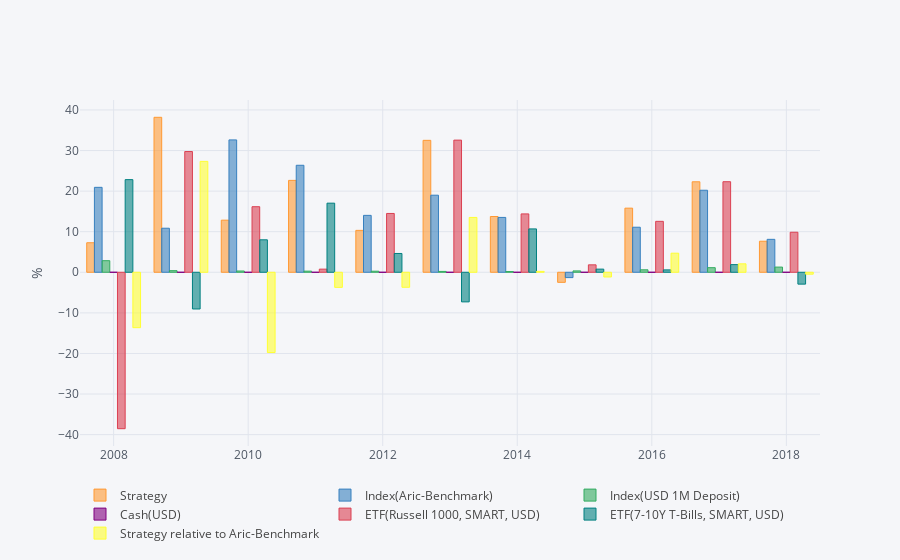

Here is the notebook cell this chart was saved with:
### Code cell
levels = (1 + cumulative_performance / 100)
annual_rets = (levels.resample('Y').last() / levels.resample('Y').first() - 1)

    
annual_rets['Strategy relative to Aric-Benchmark'] = annual_rets['Strategy'] - annual_rets[aric]
annual_rets.index = annual_rets.index.year
annual_rets *= 100
annual_rets.iplot(kind='bar', legend={'orientation': 'h'}, yTitle='%')

### Figure 1 — Plotly figure (JSON) as saved in the notebook; plotly's stock layout.template omitted (floating-point values rounded to 4 significant figures)
{"data": [{"marker": {"color": "rgba(255, 153, 51, 0.6)", "line": {"color": "rgba(255, 153, 51, 1.0)", "width": 1}}, "name": "Strategy", "orientation": "v", "text": "", "type": "bar", "uid": "09e421b1-13a3-49e1-8b4e-7f1cb6557fad", "x": [2008, 2009, 2010, 2011, 2012, 2013, 2014, 2015, 2016, 2017, 2018], "y": [7.278, 38.18, 12.84, 22.64, 10.33, 32.51, 13.74, -2.481, 15.8, 22.29, 7.648]}, {"marker": {"color": "rgba(55, 128, 191, 0.6)", "line": {"color": "rgba(55, 128, 191, 1.0)", "width": 1}}, "name": "Index(Aric-Benchmark)", "orientation": "v", "text": "", "type": "bar", "uid": "92ef8a9f-9206-4b60-ae56-4808ac51787d", "x": [2008, 2009, 2010, 2011, 2012, 2013, 2014, 2015, 2016, 2017, 2018], "y": [20.93, 10.86, 32.62, 26.36, 14.02, 18.99, 13.52, -1.318, 11.1, 20.21, 8.117]}, {"marker": {"color": "rgba(50, 171, 96, 0.6)", "line": {"color": "rgba(50, 171, 96, 1.0)", "width": 1}}, "name": "Index(USD 1M Deposit)", "orientation": "v", "text": "", "type": "bar", "uid": "4cd6f10b-ae49-4611-a46c-8356c4b1c270", "x": [2008, 2009, 2010, 2011, 2012, 2013, 2014, 2015, 2016, 2017, 2018], "y": [2.854, 0.3922, 0.3147, 0.2769, 0.2613, 0.2102, 0.1754, 0.3351, 0.6077, 1.131, 1.279]}, {"marker": {"color": "rgba(128, 0, 128, 0.6)", "line": {"color": "rgba(128, 0, 128, 1.0)", "width": 1}}, "name": "Cash(USD)", "orientation": "v", "text": "", "type": "bar", "uid": "a346a6cd-6efa-42ac-95fa-70b2e619a058", "x": [2008, 2009, 2010, 2011, 2012, 2013, 2014, 2015, 2016, 2017, 2018], "y": [0, 0, 0, 0, 0, 0, 0, 0, 0, 0, 0]}, {"marker": {"color": "rgba(219, 64, 82, 0.6)", "line": {"color": "rgba(219, 64, 82, 1.0)", "width": 1}}, "name": "ETF(Russell 1000, SMART, USD)", "orientation": "v", "text": "", "type": "bar", "uid": "2ceb9aa2-3517-4bae-a27c-f3a7cfea92a1", "x": [2008, 2009, 2010, 2011, 2012, 2013, 2014, 2015, 2016, 2017, 2018], "y": [-38.54, 29.75, 16.15, 0.7724, 14.49, 32.56, 14.38, 1.831, 12.55, 22.31, 9.869]}, {"marker": {"color": "rgba(0, 128, 128, 0.6)", "line": {"color": "rgba(0, 128, 128, 1.0)", "width": 1}}, "name": "ETF(7-10Y T-Bills, SMART, USD)", "orientation": "v", "text": "", "type": "bar", "uid": "b6e21c5a-c1e1-4807-a41a-a47072e946ab", "x": [2008, 2009, 2010, 2011, 2012, 2013, 2014, 2015, 2016, 2017, 2018], "y": [22.83, -9.045, 8.001, 17.03, 4.632, -7.297, 10.68, 0.7774, 0.5897, 1.888, -2.923]}, {"marker": {"color": "rgba(255, 255, 51, 0.6)", "line": {"color": "rgba(255, 255, 51, 1.0)", "width": 1}}, "name": "Strategy relative to Aric-Benchmark", "orientation": "v", "text": "", "type": "bar", "uid": "68dea7ac-892b-4605-b612-9649dd76e50f", "x": [2008, 2009, 2010, 2011, 2012, 2013, 2014, 2015, 2016, 2017, 2018], "y": [-13.65, 27.33, -19.78, -3.72, -3.696, 13.51, 0.2256, -1.162, 4.7, 2.081, -0.4688]}], "layout": {"legend": {"orientation": "h"}, "paper_bgcolor": "#F5F6F9", "plot_bgcolor": "#F5F6F9", "showlegend": true, "title": {"font": {"color": "#4D5663"}}, "xaxis": {"gridcolor": "#E1E5ED", "showgrid": true, "tickfont": {"color": "#4D5663"}, "title": {"font": {"color": "#4D5663"}, "text": ""}, "zerolinecolor": "#E1E5ED"}, "yaxis": {"gridcolor": "#E1E5ED", "showgrid": true, "tickfont": {"color": "#4D5663"}, "title": {"font": {"color": "#4D5663"}, "text": "%"}, "zerolinecolor": "#E1E5ED"}}}
